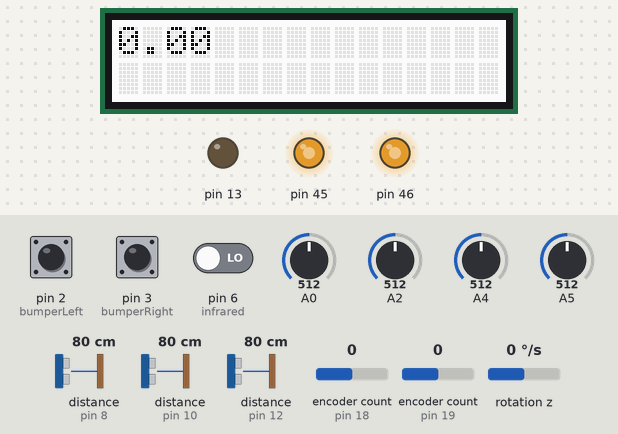
Simulated run of this sketch. Board: Arduino Mega 2560, built with avr-gcc and run on an emulated ATmega2560. Parts: 16×2 character LCD, output pins drawn as LEDs (lit = HIGH). The test bench sets the inputs (shaded band); at power-on: A2 = 512, pin 2 (bumperLeft) HIGH, pin 3 (bumperRight) HIGH, pin 6 (infrared) LOW, A0 = 512, A4 = 512, A5 = 512, distance to the obstacle (sensors on pin 8, pin 10, pin 12) 80 cm, encoder count (sensors on pin 18, pin 19) 0, rotation z 0 °/s.

Above: at 0.2 s.
At 1.2 s:
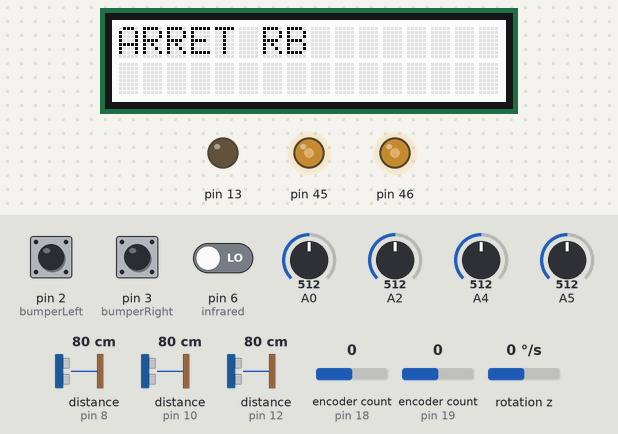
1.3 s: A2 set to 792
3.8 s: A2 set to 816
At 4.27 s:
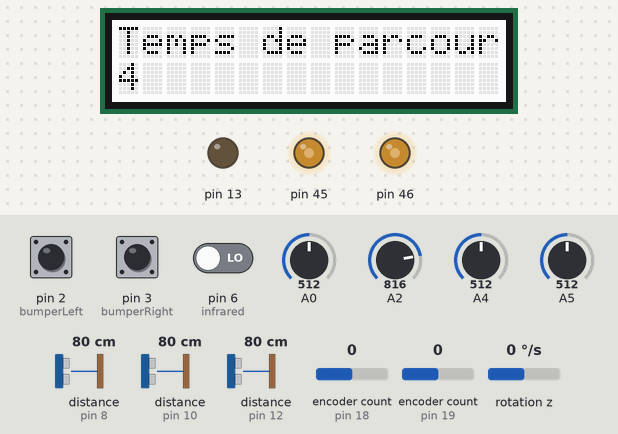
Timing chart, 0 to 6.8 s (numbered marks = the images above; inputs shaded):
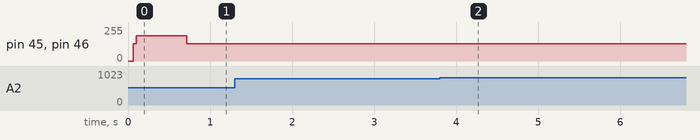

Measured:
- the behaviour switches between 799 and 800 on A2 (found by bisection; images 1 and 2)
- after the input at 3.8 s, the display: first changes after 0.11 s (image 2 shows a later state)
- what the display in image 0 shows lasts 0.6 s, from 0.1 s to 0.7 s

The sketch:

Code_Robot.ino
```cpp
#include "Moteur.h"
#include "affichage.h"
#include "Arret.h"
#include <Encoder.h>

moteur moteur;

int nb_mur;
int code_arret;
long temps_parcours;
float energie;
int compteur = 0;
long temps_start;

//Encoder
Encoder codeur_L(18, 29);
Encoder codeur_R(19, 27);

ISR(TIMER5_OVF_vect) {
  if (compteur++ >= 244 && code_arret == 0) {
    mesure_energie();
    compteur = 0;
  }
}

void setup() {
  lcd.begin(16, 2);
  moteur.init();
  pinMode(2, INPUT_PULLUP);
  pinMode(3, INPUT_PULLUP);
}

void loop() {
  temps_start = millis();
  while (code_arret == 0) {
    code_arret = Arret(moteur.CO_L, moteur.CO_R, codeur_L.read(), codeur_R.read());
    moteur.POLICE();
    detect_mur();
    lcd.setCursor(0, 0);
    lcd.print(energie);
    //CODE ICI
    moteur.MoteurGD(600, 600);
  }
  while (1) {
    delay(100);
    affichage(code_arret, (millis() - temps_start) / 1000, energie, nb_mur, codeur_L.read(), codeur_R.read());
    moteur.Stop();
  }
}

void detect_mur() {
  if (UltraF.MeasureInCentimeters() <= 20 || UltraD.MeasureInCentimeters() <= 20 || UltraG.MeasureInCentimeters() <= 20) nb_mur++;
}

void mesure_energie() {
  float courant;
  for (int i = 0; i < 10; i++) courant = map(analogRead(A5), 0, 1023, MIN_CURRENT, MAX_CURRENT) + map(analogRead(A4), 0, 1023, MIN_CURRENT, MAX_CURRENT);
  courant = courant / 10;
  float tension = (3 * analogRead(A0) * 2490 / 1023.00);
  energie = energie + courant * tension;
}
```

Arret.cpp
```cpp
#include "Arret.h"

int Arret(bool OMG, bool OMD, long newLeft, long newRight) {

  //Arret Electrique
  int CurrentR = 0;
  for (int i = 0; i < 10; i++) CurrentR += analogRead(A4);
  CurrentR = CurrentR / 10;
  if (map(CurrentR, 0, 1023, MIN_CURRENT, MAX_CURRENT) >= MAX_CURRENT_MOTOR) code_Arret = 2;

  int CurrentL = 0;
  for (int i = 0; i < 10; i++) CurrentL += analogRead(A5);
  CurrentL = CurrentL / 10;
  if (map(CurrentL, 0, 1023, MIN_CURRENT, MAX_CURRENT) >= MAX_CURRENT_MOTOR) code_Arret = 2;

  //Arret Mécanique
  if (abs(IMU.readFloatGyroZ()) > 200) code_Arret = 3;


  //Arret Roue(s) Bloquée(s)
  if (prevmillis + 500 <= millis()) {
    if (((newLeft == positionLeft) && OMG) || ((newRight == positionRight) && OMG)) code_Arret = 4;
    positionLeft = newLeft;
    positionRight = newRight;
    prevmillis = millis();
  }

  //Arret Distance<5cm
  if (UltraF.MeasureInCentimeters() <= 5 || UltraD.MeasureInCentimeters() <= 5 || UltraG.MeasureInCentimeters() <= 5) code_Arret = 5;

  //Temps écoulé
  long currentTime = millis();
  if ((millis() > 300 * 1000)) code_Arret = 6;

  //Bumper taper
  bool leftPressed = digitalRead(bumperLeft) == LOW;    // Bumper gauche à l'état bas
  bool rightPressed = digitalRead(bumperRight) == LOW;  // Bumper droit à l'état bas
  if (leftPressed || rightPressed) code_Arret = 7;

  //Fin de course
  if (digitalRead(infrared)) code_Arret = 8;

  //Envoie du code d'arret
  return code_Arret;
}
```

Arret.h
```cpp
#ifndef ERROR_H
#define ERROR_H

#include <Arduino.h>
#include "SparkFunLSM6DS3.h"
#include "Ultrasonic.h"
#include <Encoder.h>
//#include "moteur.h"

//Valeur de courant
#define MIN_CURRENT -1.239
#define MAX_CURRENT 1.263
#define MAX_CURRENT_MOTOR 1.6
//Bumper
#define bumperLeft 2
#define bumperRight 3
//Capteur Infrarouge
#define infrared 6
//Accelerometre
static LSM6DS3 IMU(I2C_MODE, 0x6A);
//Ultrason
static Ultrasonic UltraD(8);
static Ultrasonic UltraG(10);
static Ultrasonic UltraF(12);
//Pas d'arret
static int code_Arret = 0;
//Arret Roue Bloquée
static long prevmillis;
static long positionLeft, positionRight = -100;
//static long newLeft, newRight = 0;

int Arret(bool, bool, long, long);

#endif
```

Moteur.cpp
```cpp
#include "Moteur.h"

moteur::moteur() {
}

void moteur::init() {
  pinMode(43, OUTPUT);
  digitalWrite(43, 0);
  // MoteurG :OC5A=PIN46-PL3, MoteurD : OC5B=PIN45-PL4
  DDRL = 0x18;  // PL3 et PL4
  DDRB = 0x80;  // PB7 LedToggle
  // COM5B_1:0 = 10   -> clear sur egalite++, set sur egalite--
  // WGM5_3:1 = 1000  -> mode 8 => ICR5 defini le TOP
  TCCR5A = (1 << COM5A1) + (1 << COM5B1);
  TCCR5B = (1 << ICNC5) + (1 << WGM53) + (1 << CS50);  // CS_12:10  = 001  -> prediv par 1
  ICR5 = THASH;                                        // 1999 correspond a f = 4khz
  StopGD;
  // Interrution de débordement du timer
  TIMSK5 = 1 << TOIE5;
  digitalWrite(43, 1);
  sei();
}

void moteur::MoteurGD(int SL, int SR) {
  if (!moteur::ARRET) {
    WriteLR(SL, SR);
    moteur::SL = SL;
    moteur::SR = SR;
    moteur::CO_L = true;
    moteur::CO_R = true;
  } else moteur::Stop();
}

void moteur::MoteurG(int SL) {
  if (!moteur::ARRET) {
    WriteL(SL);
    moteur::SL = SL;
    moteur::CO_L = true;
  } else moteur::Stop();
}

void moteur::MoteurD(int SR) {
  if (!moteur::ARRET) {
    WriteR(SR);
    moteur::SR = SR;
    moteur::CO_R = true;
  } else moteur::Stop();
}

void moteur::Stop() {
  StopGD;
  moteur::CO_L = false;
  moteur::CO_R = false;
}

void moteur::POLICE() {
  if (moteur::prevmillis + 1000 < millis()) {
    moteur::couleur = !moteur::couleur;
    moteur::prevmillis = millis();
  }
  if (couleur) police.setRGB(255, 0, 0);
  else police.setRGB(0, 0, 255);
}
```

Moteur.h
```cpp
#ifndef MOTEUR_H
#define MOTEUR_H

#include <Arduino.h>
#include <rgb_lcd.h>

#define THASH 800
#define STOP_VALUE 400
#define VMAX Thash
// Macros
#define LedToggle digitalWrite(13, !digitalRead(13))
#define WriteL(Vg) OCR5A = Vg  // Vg in [0... 1999]
#define WriteR(Vd) OCR5B = Vd  // VD in [0... 1999]
#define WriteLR(Vg, Vd) WriteL(Vg); WriteR(Vd);
#define StopGD WriteLR(STOP_VALUE, STOP_VALUE);

static rgb_lcd police;

class moteur {
public:
  moteur();

  void init(void);
  void MoteurGD(int SL, int SR);
  void MoteurG(int SL);
  void MoteurD(int SR);
  void Stop(void);
  void POLICE(void);

  bool CO_L;
  bool CO_R;
  bool ARRET;
  int SR;
  int SL;
private:
  long prevmillis;
  bool couleur;
};
#endif
```

affichage.cpp
```cpp
#include "affichage.h"

void affichage(int arret, int temps_parcours, float energie, int nb_mur, long codeur_R, long codeur_L) {
  lcd.setColorWhite();
  if (analogRead(A2) >= SEUIL_HAUT && millis() - prevmillis_Joystick >= TEMPO_JOYSTICK && !(analogRead(A2) >= 750)) {
    prevmillis_Arret = millis();
    menu++;
    prevmillis_Joystick = millis();
  } else if (analogRead(A2) <= SEUIL_BAS && millis() - prevmillis_Joystick >= TEMPO_JOYSTICK && !(analogRead(A2) >= 750)) {
    prevmillis_Arret = millis();
    menu--;
    prevmillis_Joystick = millis();
  }

  if (analogRead(A2) >= 800 || affiche) {
    switch (menu) {
      case 0:
        lcd.setCursor(0, 0);
        lcd.print("Temps de parcour");
        lcd.setCursor(0, 1);
        lcd.print(temps_parcours);
        break;
      case 1:
        lcd.setCursor(0, 0);
        lcd.print("Energie Consomme");
        lcd.setCursor(0, 1);
        lcd.print(energie);
        break;
      case 2:
        lcd.setCursor(0, 0);
        lcd.print("Detection mur");
        lcd.setCursor(0, 1);
        lcd.print(nb_mur);
        break;
      case 3:
        lcd.setCursor(0, 0);
        lcd.print("Tour Roue");
        lcd.setCursor(0, 1);
        lcd.print(codeur_L);
        lcd.print(" ");
        lcd.print(codeur_R);
        break;
      default:
        menu = 0;
        break;
    }
    if (!affiche) {
      affiche = 1;
    }
    if (millis() - prevmillis_Arret >= TEMPO_AFFICHAGE_ARRET) {
      affiche = 0;
    }
  } else {
    //lcd.setRGB(255, 0, 0);
    switch (arret) {
      case 1:
        lcd.setCursor(0, 0);
        lcd.print("Robot leve");
        break;
      case 2:
        lcd.setCursor(0, 0);
        lcd.print("Arret ELEC");
        break;
      case 3:
        lcd.setCursor(0, 0);
        lcd.print("ARRET MEC");
        break;
      case 4:
        lcd.setCursor(0, 0);
        lcd.print("ARRET RB");
        break;
      case 5:
        lcd.setCursor(0, 0);
        lcd.print("ARRET DIST");
        break;
      case 6:
        lcd.setCursor(0, 0);
        lcd.print("TEMPS ECOULE");
        break;
      case 7:
        lcd.setCursor(0, 0);
        lcd.print("ARRET BUMPER");
        break;
      case 8:
        lcd.setCursor(0, 0);
        lcd.print("FIN DE COURSE");
        break;
      default:
        arret = 0;
        break;
    }
    prevmillis_Arret = millis();
  }
  if (millis() - prevmillis_Clear >= TEMPO_CLEAR) {
    lcd.clear();
    prevmillis_Clear = millis();
  }
}
```

affichage.h
```cpp
#ifndef AFFICHAGE_H
#define AFFICHAGE_H

#include <Arduino.h>
#include <rgb_lcd.h>

#define SEUIL_HAUT 600
#define SEUIL_BAS 400

#define TEMPO_JOYSTICK 1000
#define TEMPO_CLEAR 250
#define TEMPO_AFFICHAGE_ARRET 5000

static rgb_lcd lcd;

static int menu = 0;
static bool affiche;
static long prevmillis_Joystick;
static long prevmillis_Clear;
static long prevmillis_Arret;

void affichage(int, int, float, int, long, long);

#endif
```
